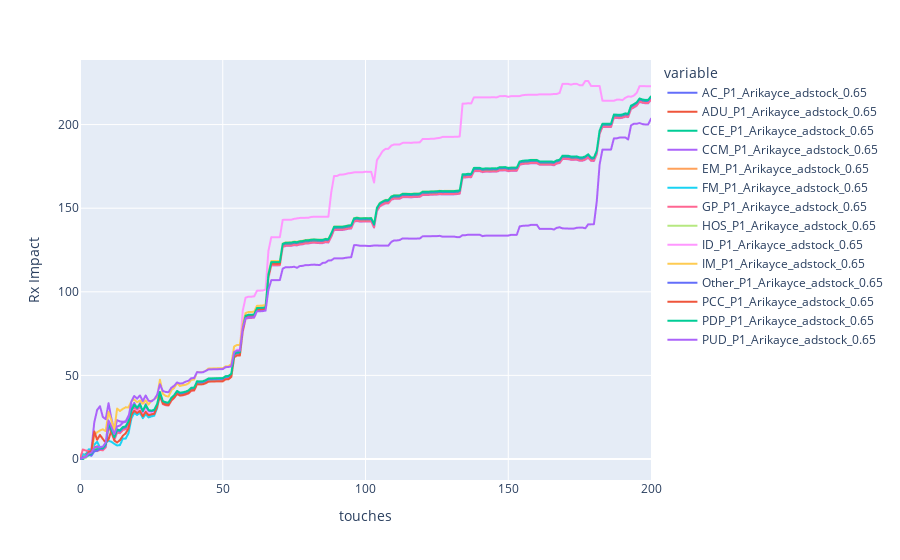

The cell this chart's notebook holds for it:
### Code cell
channel1_segment['fig_raw']

### Figure 1 — Plotly figure (JSON) as saved in the notebook; plotly's stock layout.template omitted (floating-point values rounded to 4 significant figures; data arrays with more than 128 entries replaced by an {"elided": "..."} marker saying what was removed)
{"data": [{"hovertemplate": "variable=AC_P1_Arikayce_adstock_0.65<br>touches=%{x}<br>value=%{y}<extra></extra>", "legendgroup": "AC_P1_Arikayce_adstock_0.65", "line": {"color": "#636efa", "dash": "solid"}, "marker": {"symbol": "circle"}, "mode": "lines", "name": "AC_P1_Arikayce_adstock_0.65", "showlegend": true, "type": "scattergl", "x": {"elided": "201 int values"}, "xaxis": "x", "y": {"elided": "201 float values"}, "yaxis": "y"}, {"hovertemplate": "variable=ADU_P1_Arikayce_adstock_0.65<br>touches=%{x}<br>value=%{y}<extra></extra>", "legendgroup": "ADU_P1_Arikayce_adstock_0.65", "line": {"color": "#EF553B", "dash": "solid"}, "marker": {"symbol": "circle"}, "mode": "lines", "name": "ADU_P1_Arikayce_adstock_0.65", "showlegend": true, "type": "scattergl", "x": {"elided": "201 int values"}, "xaxis": "x", "y": {"elided": "201 float values"}, "yaxis": "y"}, {"hovertemplate": "variable=CCE_P1_Arikayce_adstock_0.65<br>touches=%{x}<br>value=%{y}<extra></extra>", "legendgroup": "CCE_P1_Arikayce_adstock_0.65", "line": {"color": "#00cc96", "dash": "solid"}, "marker": {"symbol": "circle"}, "mode": "lines", "name": "CCE_P1_Arikayce_adstock_0.65", "showlegend": true, "type": "scattergl", "x": {"elided": "201 int values"}, "xaxis": "x", "y": {"elided": "201 float values"}, "yaxis": "y"}, {"hovertemplate": "variable=CCM_P1_Arikayce_adstock_0.65<br>touches=%{x}<br>value=%{y}<extra></extra>", "legendgroup": "CCM_P1_Arikayce_adstock_0.65", "line": {"color": "#ab63fa", "dash": "solid"}, "marker": {"symbol": "circle"}, "mode": "lines", "name": "CCM_P1_Arikayce_adstock_0.65", "showlegend": true, "type": "scattergl", "x": {"elided": "201 int values"}, "xaxis": "x", "y": {"elided": "201 float values"}, "yaxis": "y"}, {"hovertemplate": "variable=EM_P1_Arikayce_adstock_0.65<br>touches=%{x}<br>value=%{y}<extra></extra>", "legendgroup": "EM_P1_Arikayce_adstock_0.65", "line": {"color": "#FFA15A", "dash": "solid"}, "marker": {"symbol": "circle"}, "mode": "lines", "name": "EM_P1_Arikayce_adstock_0.65", "showlegend": true, "type": "scattergl", "x": {"elided": "201 int values"}, "xaxis": "x", "y": {"elided": "201 float values"}, "yaxis": "y"}, {"hovertemplate": "variable=FM_P1_Arikayce_adstock_0.65<br>touches=%{x}<br>value=%{y}<extra></extra>", "legendgroup": "FM_P1_Arikayce_adstock_0.65", "line": {"color": "#19d3f3", "dash": "solid"}, "marker": {"symbol": "circle"}, "mode": "lines", "name": "FM_P1_Arikayce_adstock_0.65", "showlegend": true, "type": "scattergl", "x": {"elided": "201 int values"}, "xaxis": "x", "y": {"elided": "201 float values"}, "yaxis": "y"}, {"hovertemplate": "variable=GP_P1_Arikayce_adstock_0.65<br>touches=%{x}<br>value=%{y}<extra></extra>", "legendgroup": "GP_P1_Arikayce_adstock_0.65", "line": {"color": "#FF6692", "dash": "solid"}, "marker": {"symbol": "circle"}, "mode": "lines", "name": "GP_P1_Arikayce_adstock_0.65", "showlegend": true, "type": "scattergl", "x": {"elided": "201 int values"}, "xaxis": "x", "y": {"elided": "201 float values"}, "yaxis": "y"}, {"hovertemplate": "variable=HOS_P1_Arikayce_adstock_0.65<br>touches=%{x}<br>value=%{y}<extra></extra>", "legendgroup": "HOS_P1_Arikayce_adstock_0.65", "line": {"color": "#B6E880", "dash": "solid"}, "marker": {"symbol": "circle"}, "mode": "lines", "name": "HOS_P1_Arikayce_adstock_0.65", "showlegend": true, "type": "scattergl", "x": {"elided": "201 int values"}, "xaxis": "x", "y": {"elided": "201 float values"}, "yaxis": "y"}, {"hovertemplate": "variable=ID_P1_Arikayce_adstock_0.65<br>touches=%{x}<br>value=%{y}<extra></extra>", "legendgroup": "ID_P1_Arikayce_adstock_0.65", "line": {"color": "#FF97FF", "dash": "solid"}, "marker": {"symbol": "circle"}, "mode": "lines", "name": "ID_P1_Arikayce_adstock_0.65", "showlegend": true, "type": "scattergl", "x": {"elided": "201 int values"}, "xaxis": "x", "y": {"elided": "201 float values"}, "yaxis": "y"}, {"hovertemplate": "variable=IM_P1_Arikayce_adstock_0.65<br>touches=%{x}<br>value=%{y}<extra></extra>", "legendgroup": "IM_P1_Arikayce_adstock_0.65", "line": {"color": "#FECB52", "dash": "solid"}, "marker": {"symbol": "circle"}, "mode": "lines", "name": "IM_P1_Arikayce_adstock_0.65", "showlegend": true, "type": "scattergl", "x": {"elided": "201 int values"}, "xaxis": "x", "y": {"elided": "201 float values"}, "yaxis": "y"}, {"hovertemplate": "variable=Other_P1_Arikayce_adstock_0.65<br>touches=%{x}<br>value=%{y}<extra></extra>", "legendgroup": "Other_P1_Arikayce_adstock_0.65", "line": {"color": "#636efa", "dash": "solid"}, "marker": {"symbol": "circle"}, "mode": "lines", "name": "Other_P1_Arikayce_adstock_0.65", "showlegend": true, "type": "scattergl", "x": {"elided": "201 int values"}, "xaxis": "x", "y": {"elided": "201 float values"}, "yaxis": "y"}, {"hovertemplate": "variable=PCC_P1_Arikayce_adstock_0.65<br>touches=%{x}<br>value=%{y}<extra></extra>", "legendgroup": "PCC_P1_Arikayce_adstock_0.65", "line": {"color": "#EF553B", "dash": "solid"}, "marker": {"symbol": "circle"}, "mode": "lines", "name": "PCC_P1_Arikayce_adstock_0.65", "showlegend": true, "type": "scattergl", "x": {"elided": "201 int values"}, "xaxis": "x", "y": {"elided": "201 float values"}, "yaxis": "y"}, {"hovertemplate": "variable=PDP_P1_Arikayce_adstock_0.65<br>touches=%{x}<br>value=%{y}<extra></extra>", "legendgroup": "PDP_P1_Arikayce_adstock_0.65", "line": {"color": "#00cc96", "dash": "solid"}, "marker": {"symbol": "circle"}, "mode": "lines", "name": "PDP_P1_Arikayce_adstock_0.65", "showlegend": true, "type": "scattergl", "x": {"elided": "201 int values"}, "xaxis": "x", "y": {"elided": "201 float values"}, "yaxis": "y"}, {"hovertemplate": "variable=PUD_P1_Arikayce_adstock_0.65<br>touches=%{x}<br>value=%{y}<extra></extra>", "legendgroup": "PUD_P1_Arikayce_adstock_0.65", "line": {"color": "#ab63fa", "dash": "solid"}, "marker": {"symbol": "circle"}, "mode": "lines", "name": "PUD_P1_Arikayce_adstock_0.65", "showlegend": true, "type": "scattergl", "x": {"elided": "201 int values"}, "xaxis": "x", "y": {"elided": "201 float values"}, "yaxis": "y"}], "layout": {"legend": {"title": {"text": "variable"}, "tracegroupgap": 0}, "margin": {"t": 60}, "xaxis": {"anchor": "y", "domain": [0, 1], "title": {"text": "touches"}}, "yaxis": {"anchor": "x", "domain": [0, 1], "title": {"text": "Rx Impact"}}}}
